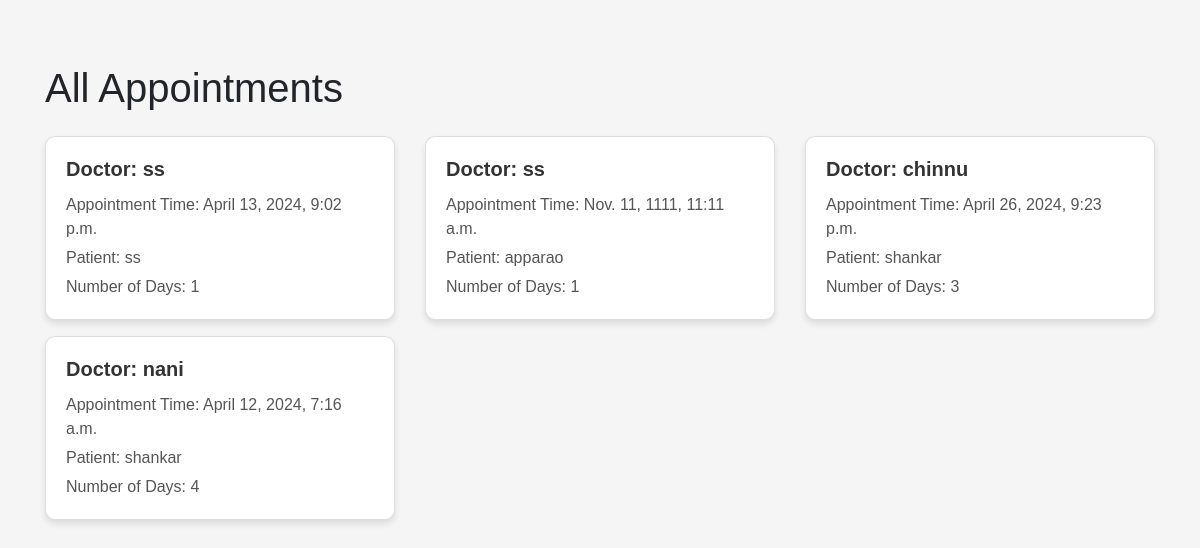
The app's page /admins/view-appointments/ with its own data.
### Module/models.py (models this page shows, shortened)
class Appointment(models.Model):
    username=models.CharField(max_length=100)
    doctor = models.ForeignKey(Doctor, on_delete=models.CASCADE)
    appointment_time = models.DateTimeField()
    patient = models.CharField(max_length=100)
    num_days = models.PositiveIntegerField()

class Doctor(models.Model):
    username = models.CharField(max_length=100)
    name = models.CharField(max_length=255)
    phone_number = models.CharField(max_length=20)
    email = models.EmailField()
    specialization = models.CharField(max_length=255,null=True)
    experience = models.IntegerField()
    password = models.CharField(max_length=255)
    salary = models.DecimalField(max_digits=10, decimal_places=2)
    def __str__(self):
        return self.name

### admins/views.py (the view)
# urls.py: path('view-appointments/', views.view_appointments, name='view_appointments'),
def view_appointments(request):
    appointments = Appointment.objects.all()
    return render(request, 'admins/view_appointments.html', {'appointments': appointments})

### admins/templates/admins/view_appointments.html (shortened to what this page needs)
{% block content %}
<html>
<html lang="en">
<head>
    <link href="https://stackpath.bootstrapcdn.com/bootstrap/4.5.2/css/bootstrap.min.css" rel="stylesheet">
</head>
<body>
    <div class="container">
        <h1 class="my-4">All Appointments</h1>
        <div class="row">
            {% for appointment in appointments %}
            <div class="col-md-4 mb-3">
                <div class="card appointment-card">
                    <div class="card-body">
                        <h5 class="card-title">Doctor: {{ appointment.doctor }}</h5>
                        <p class="card-text">Appointment Time: {{ appointment.appointment_time }}</p>
                        <p class="card-text">Patient: {{ appointment.patient }}</p>
                        <p class="card-text">Number of Days: {{ appointment.num_days }}</p>
                    </div>
                </div>
            </div>
            {% endfor %}
        </div>
    </div>
</body>
</html>
{% endblock %}

### admins/templates/admins/view_appointments.html (style rules this page uses)
body { background-color: #f5f5f5; font-family: Arial, sans-serif; }
.container { padding-top: 40px; }
.appointment-card { background-color: #fff; border-radius: 10px; box-shadow: 0 4px 6px rgba(0, 0, 0, 0.1); transition: transform 0.3s ease; }
.card-title { font-size: 20px; font-weight: bold; color: #333; }
.card-text { font-size: 16px; color: #555; margin-bottom: 5px; }
.row { margin-bottom: 20px; }

### records on screen
Appointment: doctor "ss", appointment_time "April 13, 2024, 9:02 p.m.", patient "ss", num_days "1"
Appointment: doctor "ss", appointment_time "Nov. 11, 1111, 11:11 a.m.", patient "apparao", num_days "1"
Appointment: doctor "chinnu", appointment_time "April 26, 2024, 9:23 p.m.", patient "shankar", num_days "3"
Appointment: doctor "nani", appointment_time "April 12, 2024, 7:16 a.m.", patient "shankar", num_days "4"
